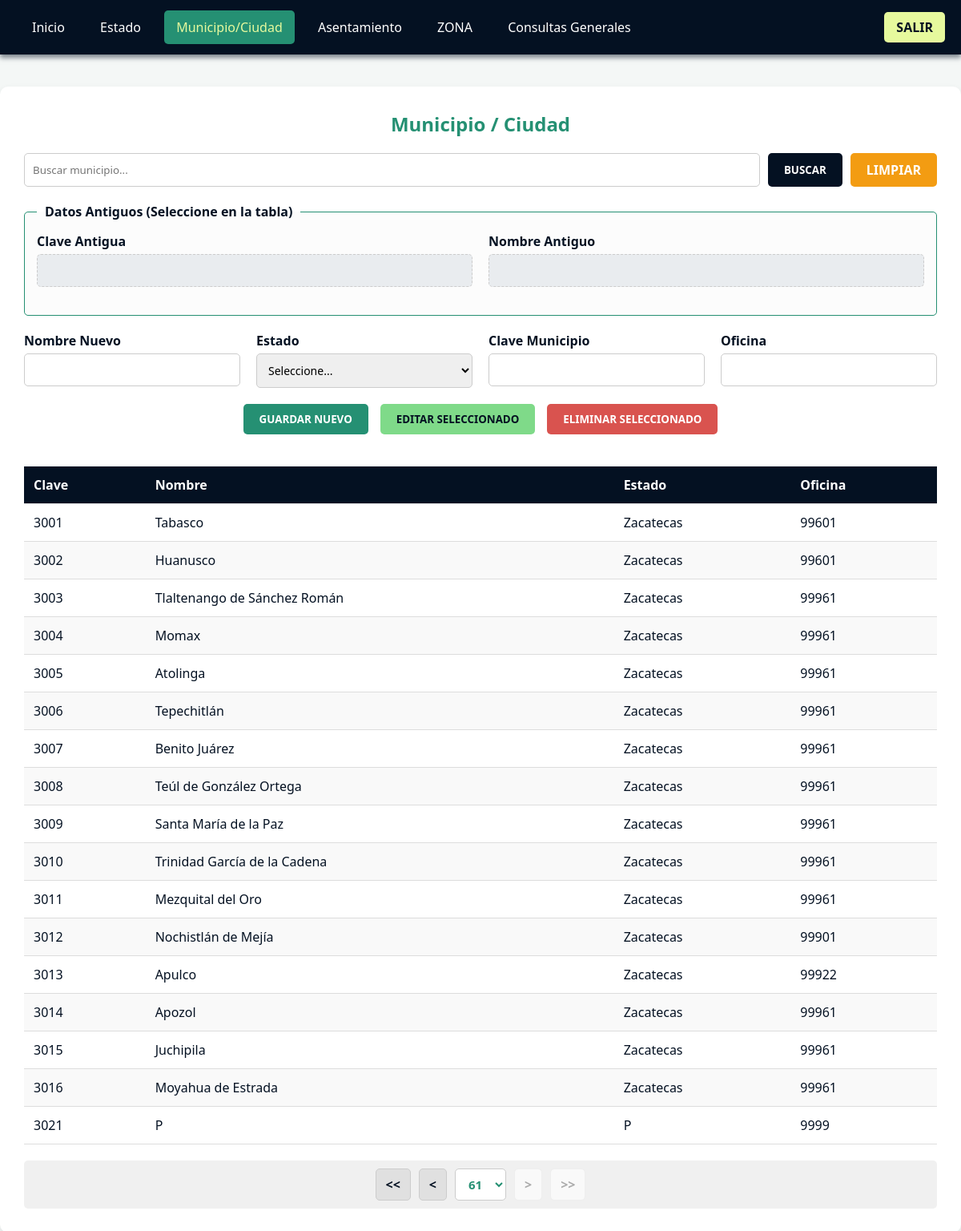
Screenshot of /municipio.php?pagina=61 (signed in) with the database file from the repository.
### tables this page shows
CREATE TABLE `municipio` (
  `id_municipio` int(11) NOT NULL,
  `nombre` varchar(100) DEFAULT NULL,
  `id_estado` int(3) NOT NULL,
  `oficina` int(6) DEFAULT NULL
);

CREATE TABLE `estado` (
  `id_estado` int(3) NOT NULL,
  `nombre` varchar(50) DEFAULT NULL
);

### src/municipio.php (the view, shortened to what this page needs)
<?php
require 'conexion.php';
function url_paginacion($pagina)
{
    $parametros = $_GET;
    $parametros['pagina'] = $pagina;
    return '?' . http_build_query($parametros);
}
$busqueda = $_GET['busqueda'] ?? '';
$where = $busqueda ? "WHERE m.nombre LIKE '%$busqueda%'" : "";
$limite = 50;
$pagina_actual = max(1, (int)($_GET['pagina'] ?? 1));
$offset = ($pagina_actual - 1) * $limite;
$total_filas = $conexion->query("SELECT COUNT(*) FROM municipio m $where")->fetchColumn();
$total_paginas = max(1, ceil($total_filas / $limite));
$sql = "SELECT m.id_municipio, m.nombre, m.id_estado, e.nombre AS estado_nombre, m.oficina
        FROM municipio m JOIN estado e ON m.id_estado = e.id_estado $where LIMIT $limite OFFSET $offset";
$lista_municipios = $conexion->query($sql)->fetchAll(PDO::FETCH_ASSOC);
?>
<!DOCTYPE html>
<html lang="es">
<head>
    <link rel="stylesheet" href="estilos.css">
</head>
<body>
    <nav class="barra_navegacion">
        <div class="enlaces_nav">
            <a href="inicio.php">Inicio</a>
            <a href="estado.php">Estado</a>
            <a href="municipio.php" class="activo">Municipio/Ciudad</a>
            <a href="asentamiento.php">Asentamiento</a>
            <a href="zona.php">ZONA</a>
            <a href="consulta.php">Consultas Generales</a>
        </div>
        <a href="index.php" class="boton_salir">SALIR</a>
    </nav>
    <div class="contenedor_principal">
        <h2 class="titulo_pantalla">Municipio / Ciudad</h2>
        <form action="municipio.php" method="GET" style="margin-bottom: 20px; display:flex; gap:10px;">
            <input type="text" name="busqueda" placeholder="Buscar municipio..." value="<?php echo htmlspecialchars($busqueda); ?>" style="padding:10px; border-radius:5px; border:1px solid #ccc; flex:1;">
            <button type="submit" class="boton btn_buscar">BUSCAR</button>
            <a href="municipio.php" class="boton btn_limpiar">LIMPIAR</a>
        </form>
        <form action="municipio.php" method="POST">
            <fieldset>
                <legend>Datos Antiguos (Seleccione en la tabla)</legend>
                <div class="formulario_cuadricula">
                    <div class="grupo_formulario">
                        <label>Clave Antigua</label>
                        <input type="text" id="clave_antigua" name="clave_antigua" class="input_antiguo" readonly>
                    </div>
                    <div class="grupo_formulario">
                        <label>Nombre Antiguo</label>
                        <input type="text" id="nombre_antiguo" class="input_antiguo" readonly>
                    </div>
                </div>
            </fieldset>
            <div class="formulario_cuadricula">
                <div class="grupo_formulario">
                    <label>Nombre Nuevo</label>
                    <input type="text" id="nombre_municipio" name="nombre_municipio" required maxlength="100">
                </div>
                <div class="grupo_formulario">
                    <label>Estado</label>
                    <select id="estado" name="id_estado" required>
                        <option value="">Seleccione...</option>
                    </select>
                </div>
                <div class="grupo_formulario">
                    <label>Clave Municipio</label>
                    <input type="number" id="clave_municipio" name="clave_municipio" required>
                </div>
                <div class="grupo_formulario">
                    <label>Oficina</label>
                    <input type="number" id="oficina" name="oficina" required>
                </div>
            </div>
            <div class="contenedor_botones">
                <button type="submit" name="accion" value="guardar" class="boton btn_guardar">GUARDAR NUEVO</button>
                <button type="submit" name="accion" value="editar" class="boton btn_editar">EDITAR SELECCIONADO</button>
                <button type="submit" name="accion" value="eliminar" class="boton btn_eliminar">ELIMINAR SELECCIONADO</button>
            </div>
        </form>
        <div class="contenedor_tabla">
            <table>
                <thead>
                    <tr>
                        <th>Clave</th>
                        <th>Nombre</th>
                        <th>Estado</th>
                        <th>Oficina</th>
                    </tr>
                </thead>
                <tbody>
                    <?php foreach ($lista_municipios as $m): ?>
                        <tr class="fila_seleccionable" onclick="seleccionarFila(this, '<?php echo $m['id_estado']; ?>')">
                            <td><?php echo htmlspecialchars($m['id_municipio']); ?></td>
                            <td><?php echo htmlspecialchars($m['nombre']); ?></td>
                            <td><?php echo htmlspecialchars($m['estado_nombre']); ?></td>
                            <td><?php echo htmlspecialchars($m['oficina']); ?></td>
                        </tr>
                    <?php endforeach; ?>
                </tbody>
            </table>
        </div>
        <div class="paginacion">
            <a href="<?php echo url_paginacion(1); ?>" class="btn_paginacion <?php if ($pagina_actual <= 1) echo 'deshabilitado'; ?>">&lt;&lt;</a>
            <a href="<?php echo url_paginacion(max(1, $pagina_actual - 1)); ?>" class="btn_paginacion <?php if ($pagina_actual <= 1) echo 'deshabilitado'; ?>">&lt;</a>
            <select class="select_paginacion" onchange="window.location.href=this.value;">
                <?php for ($i = 1; $i <= $total_paginas; $i++): ?>
                    <option value="<?php echo url_paginacion($i); ?>" <?php if ($i == $pagina_actual) echo 'selected'; ?>>
                        <?php echo $i; ?>
                    </option>
                <?php endfor; ?>
            </select>
            <a href="<?php echo url_paginacion(min($total_paginas, $pagina_actual + 1)); ?>" class="btn_paginacion <?php if ($pagina_actual >= $total_paginas) echo 'deshabilitado'; ?>">&gt;</a>
            <a href="<?php echo url_paginacion($total_paginas); ?>" class="btn_paginacion <?php if ($pagina_actual >= $total_paginas) echo 'deshabilitado'; ?>">&gt;&gt;</a>
        </div>
    </div>
</body>
</html>

### src/estilos.css (style rules this page uses)
:root { --color-fondo: #f4f7f6; --color-primario: #041122; --color-secundario: #259073; --color-acento: #7FDA89; --color-destaque: #E6F99D; --color-blanco: #ffffff; }
* { margin: 0; padding: 0; box-sizing: border-box; font-family: 'Segoe UI', Tahoma, Geneva, Verdana, sans-serif; }
body { background-color: var(--color-fondo); color: var(--color-primario); }
.barra_navegacion { background-color: var(--color-primario); padding: 15px 20px; display: flex; justify-content: space-between; align-items: center; flex-wrap: wrap; position: sticky; top: 0; z-index: 1000; box-shadow: 0 4px 6px rgba(4, 17, 34, 0.5); }
.enlaces_nav a { color: var(--color-blanco); text-decoration: none; padding: 10px 15px; margin: 0 5px; border-radius: 5px; transition: background 0.3s; }
.enlaces_nav a:hover, .enlaces_nav a.activo { background-color: var(--color-secundario); color: var(--color-destaque); }
.boton_salir { background-color: var(--color-destaque); color: var(--color-primario); font-weight: bold; padding: 8px 15px; border-radius: 5px; text-decoration: none; }
.contenedor_principal { max-width: 1200px; margin: 40px auto; background: var(--color-blanco); padding: 30px; border-radius: 10px; box-shadow: 0 4px 8px rgba(4, 17, 34, 0.1); }
.titulo_pantalla { color: var(--color-secundario); margin-bottom: 20px; text-align: center; }
fieldset { border: 1px solid var(--color-secundario); padding: 15px; border-radius: 5px; margin-bottom: 20px; background-color: #fcfcfc; }
legend { color: var(--color-primario); font-weight: bold; padding: 0 10px; }
.formulario_cuadricula { display: grid; grid-template-columns: repeat(auto-fit, minmax(200px, 1fr)); gap: 20px; margin-bottom: 20px; }
.grupo_formulario { display: flex; flex-direction: column; }
.grupo_formulario label { font-weight: bold; margin-bottom: 5px; color: var(--color-primario); }
.grupo_formulario input, .grupo_formulario select { padding: 10px; border: 1px solid #ccc; border-radius: 5px; font-size: 14px; }
.input_antiguo { background-color: #e9ecef; color: #6c757d; border: 1px dashed #ccc !important; pointer-events: none; }
.contenedor_botones { display: flex; justify-content: center; gap: 15px; margin-bottom: 30px; flex-wrap: wrap; }
.boton { padding: 10px 20px; border: none; border-radius: 5px; cursor: pointer; font-weight: bold; transition: background 0.3s, transform 0.1s; color: var(--color-blanco); text-decoration: none; text-align: center; }
.btn_guardar { background-color: var(--color-secundario); }
.btn_editar { background-color: var(--color-acento); color: var(--color-primario); }
.btn_eliminar { background-color: #d9534f; }
.btn_buscar { background-color: var(--color-primario); }
.btn_limpiar { background-color: #f39c12; }
.contenedor_tabla { overflow-x: auto; }
table { width: 100%; border-collapse: collapse; margin-top: 10px; }
table th, table td { padding: 12px; text-align: left; border-bottom: 1px solid #ddd; }
table th { background-color: var(--color-primario); color: var(--color-blanco); }
table tr:nth-child(even) { background-color: #f9f9f9; }
.fila_seleccionable { cursor: pointer; transition: background 0.2s; }
.paginacion { display: flex; justify-content: center; align-items: center; gap: 10px; margin-top: 20px; flex-wrap: wrap; background-color: #f0f0f0; padding: 10px; border-radius: 5px; }
.btn_paginacion { background-color: #e0e0e0; color: var(--color-primario); padding: 8px 12px; text-decoration: none; border-radius: 5px; font-weight: bold; border: 1px solid #ccc; transition: background 0.3s; }
.btn_paginacion.deshabilitado { background-color: #f9f9f9; color: #aaa; pointer-events: none; border-color: #eee; }
.select_paginacion { padding: 8px 12px; border: 1px solid #ccc; border-radius: 5px; font-weight: bold; font-size: 15px; color: var(--color-secundario); background-color: var(--color-blanco); cursor: pointer; outline: none; }

### rows the page displays
municipio: id_municipio "3001", nombre "Tabasco", id_estado.nombre "Zacatecas", oficina "99601"
municipio: id_municipio "3002", nombre "Huanusco", id_estado.nombre "Zacatecas", oficina "99601"
municipio: id_municipio "3003", nombre "Tlaltenango de Sánchez Román", id_estado.nombre "Zacatecas", oficina "99961"
municipio: id_municipio "3004", nombre "Momax", id_estado.nombre "Zacatecas", oficina "99961"
municipio: id_municipio "3005", nombre "Atolinga", id_estado.nombre "Zacatecas", oficina "99961"
municipio: id_municipio "3006", nombre "Tepechitlán", id_estado.nombre "Zacatecas", oficina "99961"
municipio: id_municipio "3007", nombre "Benito Juárez", id_estado.nombre "Zacatecas", oficina "99961"
municipio: id_municipio "3008", nombre "Teúl de González Ortega", id_estado.nombre "Zacatecas", oficina "99961"
municipio: id_municipio "3009", nombre "Santa María de la Paz", id_estado.nombre "Zacatecas", oficina "99961"
municipio: id_municipio "3010", nombre "Trinidad García de la Cadena", id_estado.nombre "Zacatecas", oficina "99961"
municipio: id_municipio "3011", nombre "Mezquital del Oro", id_estado.nombre "Zacatecas", oficina "99961"
municipio: id_municipio "3012", nombre "Nochistlán de Mejía", id_estado.nombre "Zacatecas", oficina "99901"
municipio: id_municipio "3013", nombre "Apulco", id_estado.nombre "Zacatecas", oficina "99922"
municipio: id_municipio "3014", nombre "Apozol", id_estado.nombre "Zacatecas", oficina "99961"
municipio: id_municipio "3015", nombre "Juchipila", id_estado.nombre "Zacatecas", oficina "99961"
municipio: id_municipio "3016", nombre "Moyahua de Estrada", id_estado.nombre "Zacatecas", oficina "99961"
municipio: id_municipio "3021", nombre "P", id_estado.nombre "P", oficina "9999"

### other values shown
form field value "61"
